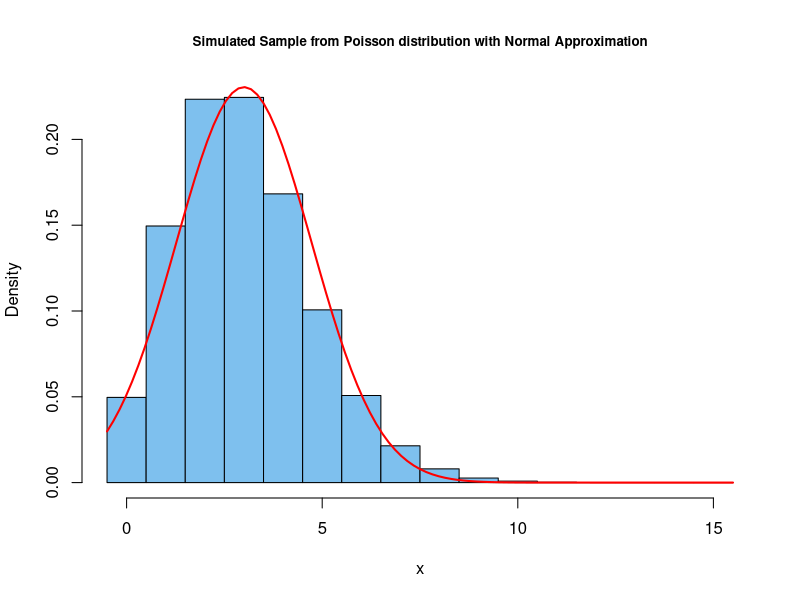
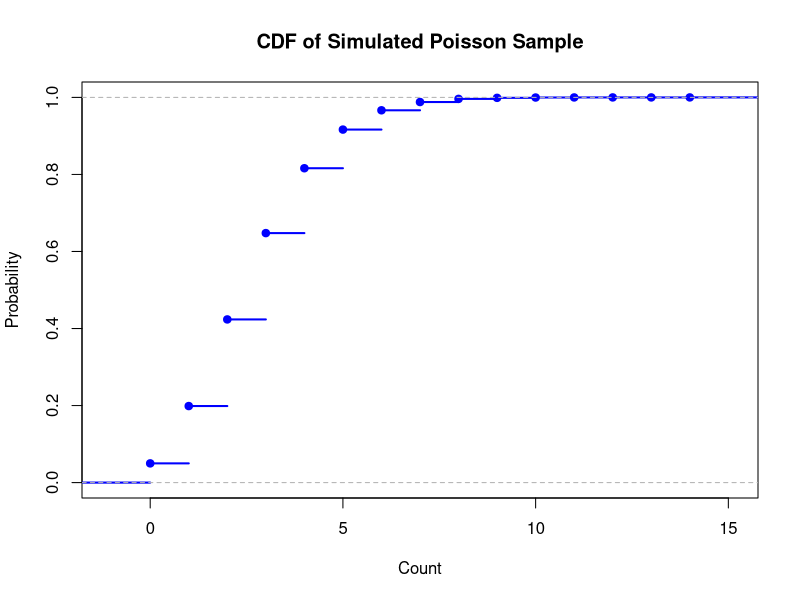
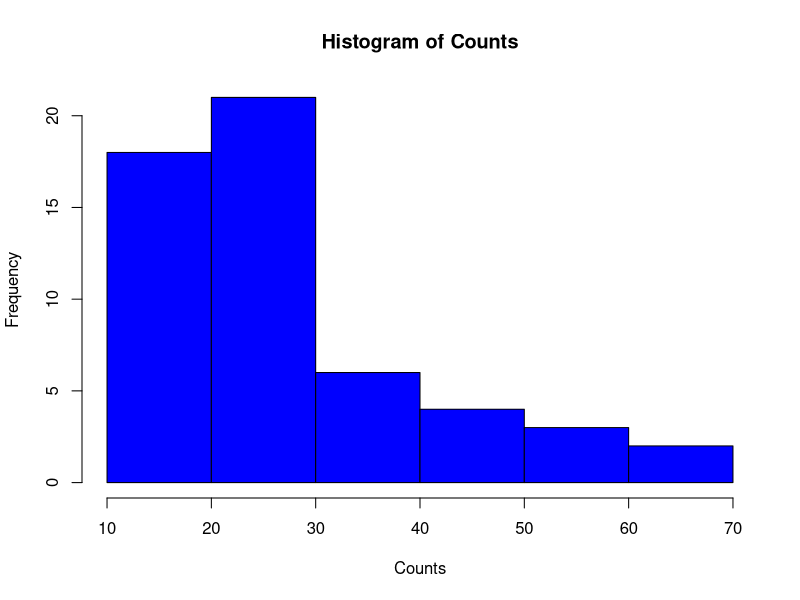
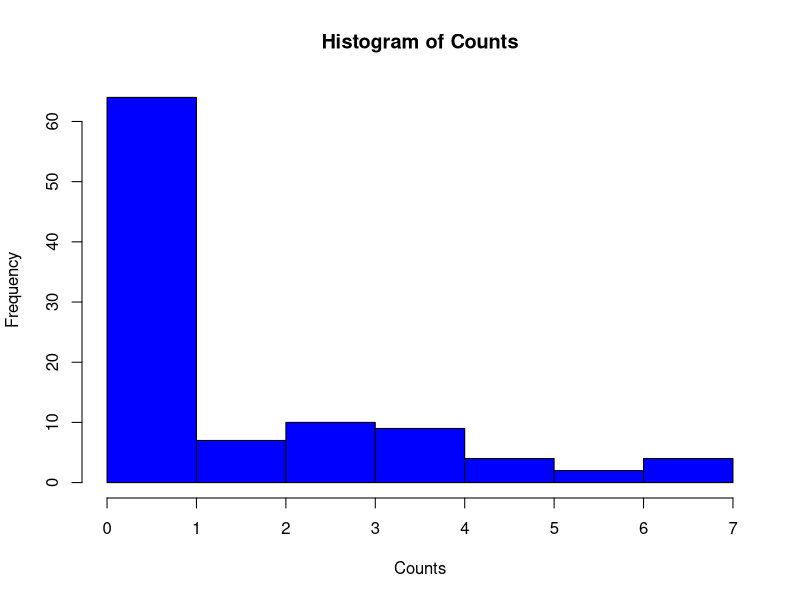
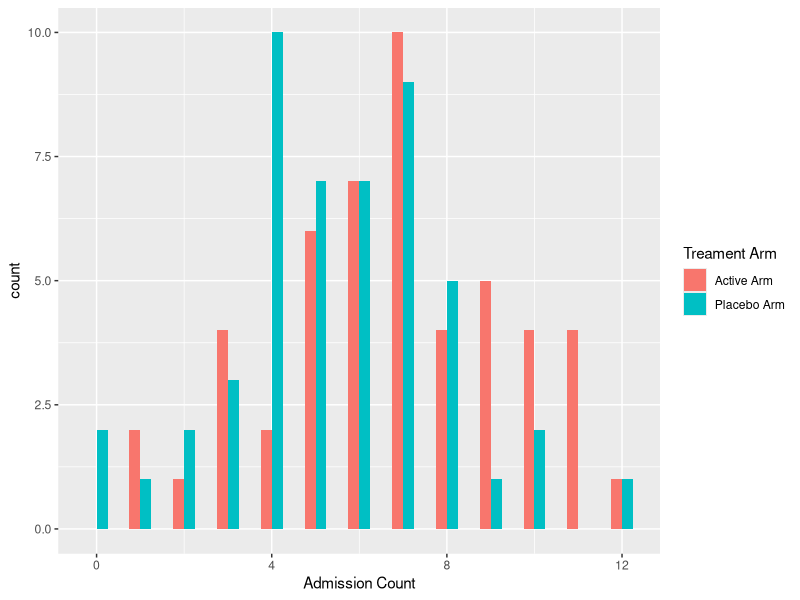
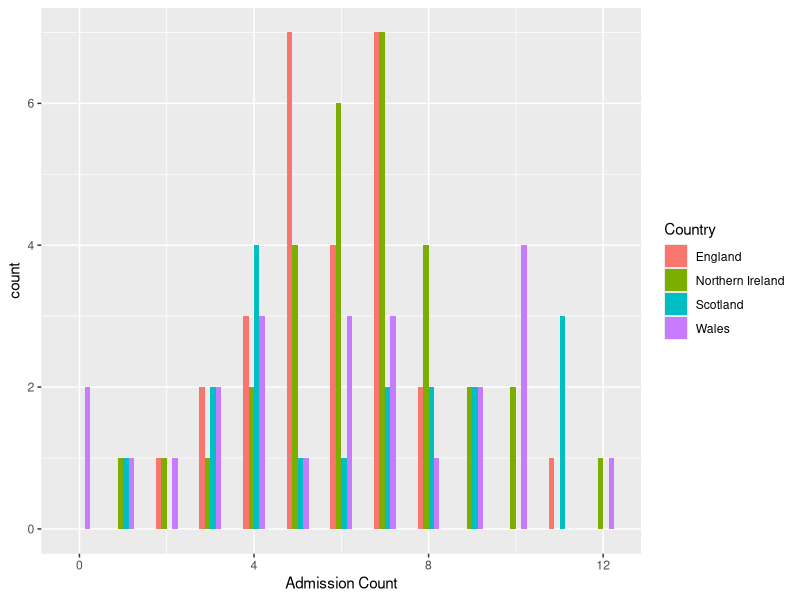
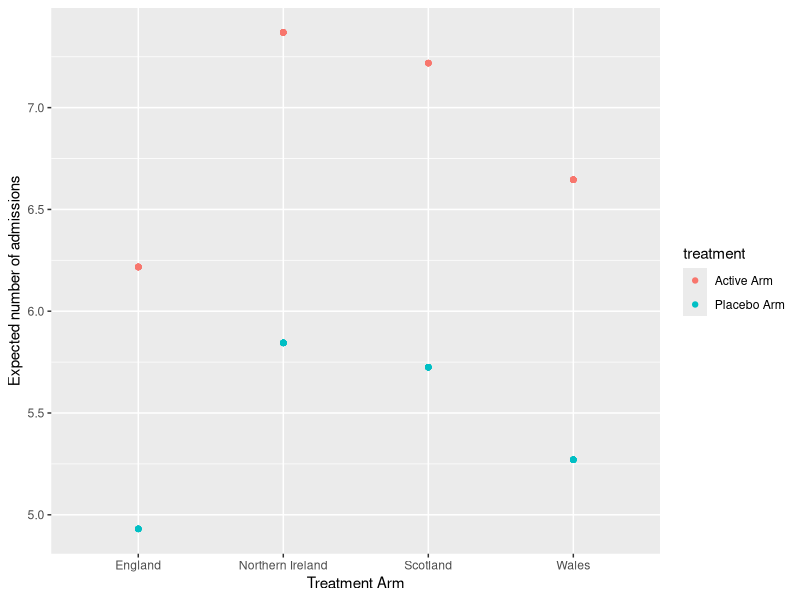
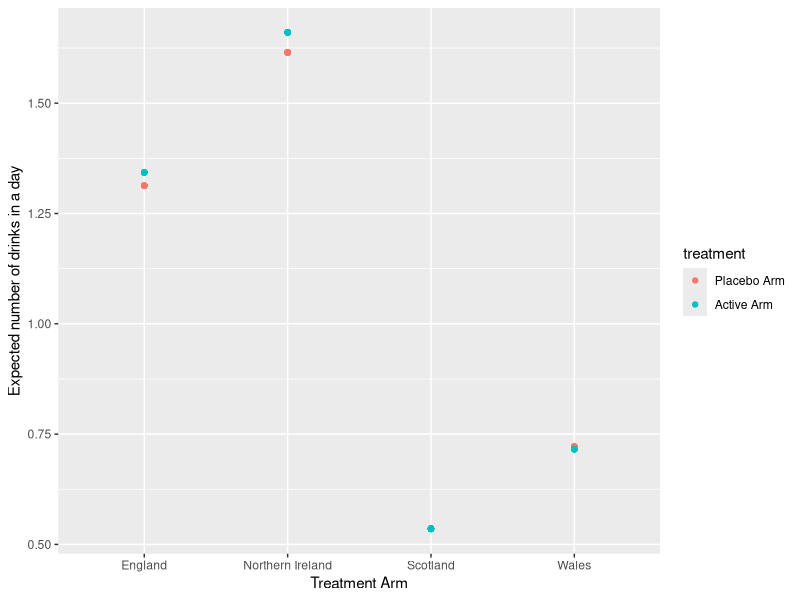

Generate these figures, in order, with R:
options(repr.plot.width=6, repr.plot.height=3)
options(warn=-1)

#Number of data points
n<-10^6
#Lambda is the shape parameter which indicates the average number of events in the given time interval.
#Please try different values.
lambda<- 3

#Simulate Sample
y = rpois(n, lambda);  up=max(y)

#Plot histogram 
hist(y, prob=T, br=(-1:up)+.5, col="skyblue2", xlab="x", 
  main="Simulated Sample from Poisson distribution with Normal Approximation", cex.main=0.8)
curve(dnorm(x, mean(y), sd(y)), col="red", lwd=2, add=T)
#dnorm here is creating the PDF for a normal distribution to plot on the graph. 

options(repr.plot.width=4, repr.plot.height=3)
#Number of data points
n<-10^6
#Lambda is the shape parameter which indicates the average number of events in the given time interval.
#Please try different values.
lambda<- 3

#Simulate Sample
y = rpois(n, lambda)

#Plot 
plot(ecdf(y), col = "blue", lwd = 2,
     main = "CDF of Simulated Poisson Sample", ylab="Probability", xlab="Count")

options(repr.plot.width=4, repr.plot.height=3)
#Input some counts
data<- c(26,30,54,25,70,52,51,26,67,18,21,29,17,12,18,35,30,36,36,21,24,18,10,43,28,15,26,27,14,29,19,29,31,41,20,44,42,26,19,16,39,28,21,39,29,20,21,24,17,13,15,15,16,28)
#Histogram of counts
hist(data, xlab="Counts", main="Histogram of Counts", col="blue")
#Mean
print("The Mean is")
mean(data)
#Variance
print("The Variance is")
var(data)
# The mean is a lot smaller than the variance, suggesting overdispersion


options(repr.plot.width=4, repr.plot.height=3)
#Install package
install.packages("VGAM")
library("VGAM")

#Number of data points to simulate
n=100
#Shape
lambda=3
#Probability of drawing a zero
p=0.5
#Create data
zip<-rzipois(n, lambda = lambda, pstr0 = p)
#Plot Histogram
hist(zip, xlab="Counts", main="Histogram of Counts", col="blue")

## Simulate Data
set.seed(42)
n<-100
lambda<-6
counts <- rpois(n, lambda)
country <-  factor(sample(1:4, n, replace=T), levels=1:4, labels=c("England","Northern Ireland","Scotland","Wales"))
treatment <- factor(gl(2,n/2), levels=1:2, labels=c("Active Arm", "Placebo Arm"))
print(df <- data.frame(treatment, country, counts))
summary(df)  


#Counts by treatment
with(df, tapply(counts, treatment, function(x) {
  sprintf("M (SD) = %1.2f (%1.2f)", mean(x), sd(x))
}))
#Counts by country
with(df, tapply(counts, country, function(x) {
  sprintf("M (SD) = %1.2f (%1.2f)", mean(x), sd(x))
}))

options(repr.plot.width=4, repr.plot.height=3)
install.packages("ggplot2")
library(ggplot2)
g1<-ggplot(df, aes(counts, fill = treatment)) +
  geom_histogram(binwidth=.5, position="dodge")
g1 + labs(fill = "Treament Arm", x="Admission Count")

g2<-ggplot(df, aes(counts, fill = country)) +
  geom_histogram(binwidth=.5, position="dodge")
g2 + labs(fill = "Country", x = "Admission Count")

summary(m1 <- glm(counts ~ treatment + country, family="poisson", data=df))

#Robust SE's
install.packages("sandwich")
library(sandwich)
cov <- vcovHC(m1, type="HC0")
se <- sqrt(diag(cov))
robust.SE <- cbind(Estimate= coef(m1), "Robust SE" = se, "Pr(>|z|)" = 2 * pnorm(abs(coef(m1)/se)))
robust.SE


pchisq(m1$deviance, df=m1$df.residual, lower.tail=FALSE)

# Update m1 model dropping country
m2 <- update(m1, . ~ . - country)
# Test models with chi square test
anova(m2, m1, test="Chisq")


dp <- data.frame(treatment = factor(1, levels=1, labels=c("Placebo Arm")), country = factor(1:4, levels = 1:4, labels = levels(df$country)))
dp

predict(m1, dp, type="response", se.fit=TRUE)

options(repr.plot.width=10, repr.plot.height=3)
## Calculate and store predicted values
df$pred <- predict(m1, type="response")

# Create the plot
ggplot(df, aes(x = country, y = pred, colour = treatment)) +
  geom_point(aes(y = pred)) + labs(x = "Treatment Arm", y = "Expected number of admissions")


#Install package
#install.packages("VGAM")
#install.packages("pscl")
library("VGAM")
library(pscl)

#Number of data points to simulate
n=100
#Shape
lambda=3
#Probability of drawing a zero
p=0.5
#Create data
alcohol_count<-rzipois(n, lambda = lambda, pstr0 = p)
country <-  factor(sample(1:4, n, replace=T), levels=1:4, labels=c("England","Northern Ireland","Scotland","Wales"))
treatment <- factor(gl(2,n/2), levels=1:2, labels=c("Placebo Arm","Active Arm"))
print(df <- data.frame(treatment, country, alcohol_count))
summary(df)
summary(m1 <- zeroinfl(alcohol_count ~ country + treatment, data = df))

df$pred <- predict(m1, type="response")
# Create the plot
ggplot(df, aes(x = country, y = pred, colour = treatment)) +
  geom_point(aes(y = pred)) +
  labs(x = "Treatment Arm", y = "Expected number of drinks in a day")

#Zero inflated model
summary(m1 <- zeroinfl(alcohol_count ~ treatment + country , data = df))
#Poisson regression
summary(m2 <- glm(alcohol_count ~ treatment + country, family="poisson", data=df))
#Vuong test
vuong(m1, m2)
